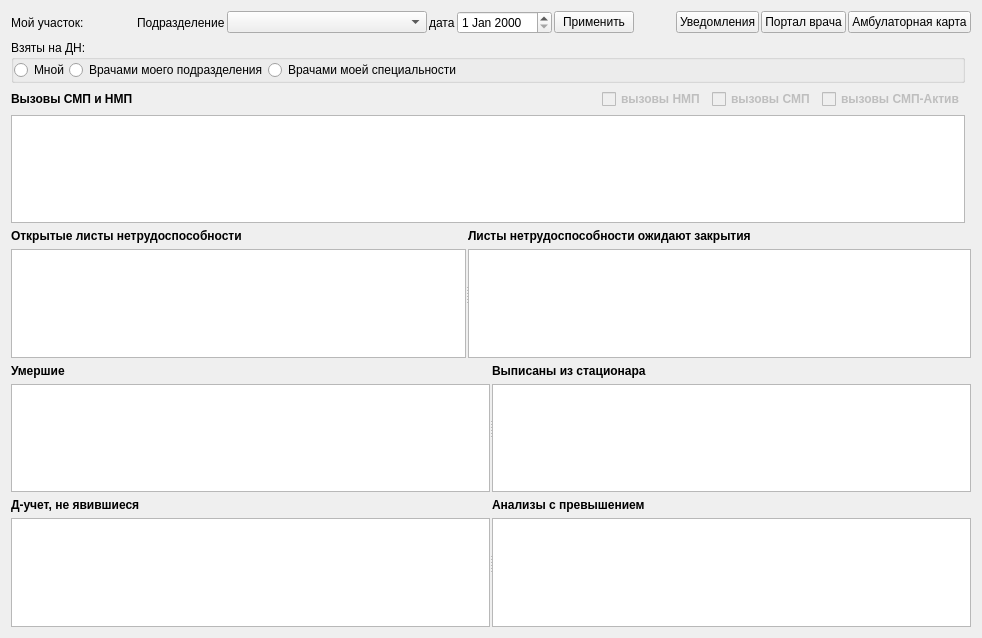
<?xml version="1.0" encoding="UTF-8"?>
<ui version="4.0">
 <class>MyDoctorArea</class>
 <widget class="QWidget" name="MyDoctorArea">
  <property name="geometry">
   <rect>
    <x>0</x>
    <y>0</y>
    <width>982</width>
    <height>638</height>
   </rect>
  </property>
  <property name="windowTitle">
   <string>Мой врачебный участок</string>
  </property>
  <layout class="QGridLayout" name="gridLayout_2">
   <item row="0" column="0" colspan="2">
    <layout class="QHBoxLayout" name="horizontalLayout_3" stretch="2,0,0">
     <property name="spacing">
      <number>2</number>
     </property>
     <item>
      <widget class="QLabel" name="lblMyAreas">
       <property name="text">
        <string>Мой участок:</string>
       </property>
       <property name="wordWrap">
        <bool>true</bool>
       </property>
      </widget>
     </item>
     <item>
      <layout class="QHBoxLayout" name="horizontalLayout">
       <item>
        <spacer name="horizontalSpacer_3">
         <property name="orientation">
          <enum>Qt::Horizontal</enum>
         </property>
         <property name="sizeHint" stdset="0">
          <size>
           <width>40</width>
           <height>20</height>
          </size>
         </property>
        </spacer>
       </item>
       <item>
        <widget class="QLabel" name="lblOrgStructure">
         <property name="text">
          <string>Подразделение</string>
         </property>
         <property name="buddy">
          <cstring>cmbOrgStructure</cstring>
         </property>
        </widget>
       </item>
       <item>
        <widget class="CAreaComboBox" name="cmbOrgStructure">
         <property name="sizePolicy">
          <sizepolicy hsizetype="Preferred" vsizetype="Fixed">
           <horstretch>0</horstretch>
           <verstretch>0</verstretch>
          </sizepolicy>
         </property>
         <property name="minimumSize">
          <size>
           <width>200</width>
           <height>0</height>
          </size>
         </property>
         <property name="sizeAdjustPolicy">
          <enum>QComboBox::AdjustToContents</enum>
         </property>
        </widget>
       </item>
       <item>
        <widget class="QLabel" name="lblDate">
         <property name="text">
          <string>дата</string>
         </property>
        </widget>
       </item>
       <item>
        <widget class="CDateEdit" name="edtDate"/>
       </item>
       <item>
        <widget class="QPushButton" name="btnApply">
         <property name="text">
          <string>Применить</string>
         </property>
        </widget>
       </item>
       <item>
        <spacer name="horizontalSpacer_2">
         <property name="orientation">
          <enum>Qt::Horizontal</enum>
         </property>
         <property name="sizeHint" stdset="0">
          <size>
           <width>40</width>
           <height>20</height>
          </size>
         </property>
        </spacer>
       </item>
      </layout>
     </item>
     <item>
      <layout class="QHBoxLayout" name="horizontalLayout_2">
       <item>
        <widget class="QPushButton" name="btnNotifications">
         <property name="text">
          <string>Уведомления</string>
         </property>
        </widget>
       </item>
       <item>
        <widget class="QPushButton" name="btnDoctorPortal">
         <property name="text">
          <string>Портал врача</string>
         </property>
        </widget>
       </item>
       <item>
        <widget class="QPushButton" name="btnAmbulatoryCard">
         <property name="text">
          <string>Амбулаторная карта</string>
         </property>
        </widget>
       </item>
      </layout>
     </item>
    </layout>
   </item>
   <item row="1" column="0">
    <layout class="QHBoxLayout" name="horizontalLayout_Radio" stretch="0">
     <item>
      <widget class="QGroupBox" name="groupBox_Observed">
       <property name="title">
        <string>Взяты на ДН:</string>
       </property>
       <layout class="QHBoxLayout" name="horizontalLayout_4">
        <property name="spacing">
         <number>0</number>
        </property>
        <property name="leftMargin">
         <number>0</number>
        </property>
        <property name="topMargin">
         <number>0</number>
        </property>
        <property name="rightMargin">
         <number>0</number>
        </property>
        <property name="bottomMargin">
         <number>0</number>
        </property>
        <item>
         <widget class="QRadioButton" name="chkMyObserved">
          <property name="text">
           <string>Мной</string>
          </property>
         </widget>
        </item>
        <item>
         <widget class="QRadioButton" name="chkOrgStrObserved">
          <property name="text">
           <string>Врачами моего подразделения</string>
          </property>
         </widget>
        </item>
        <item>
         <widget class="QRadioButton" name="chkSpecObserved">
          <property name="text">
           <string>Врачами моей специальности</string>
          </property>
         </widget>
        </item>
        <item>
         <spacer name="horizontalSpacer">
          <property name="orientation">
           <enum>Qt::Horizontal</enum>
          </property>
          <property name="sizeHint" stdset="0">
           <size>
            <width>40</width>
            <height>20</height>
           </size>
          </property>
         </spacer>
        </item>
       </layout>
      </widget>
     </item>
    </layout>
   </item>
   <item row="2" column="0">
    <layout class="QGridLayout" name="gridLayout">
     <property name="spacing">
      <number>6</number>
     </property>
     <item row="0" column="0">
      <widget class="QLabel" name="lblEmergency">
       <property name="sizePolicy">
        <sizepolicy hsizetype="Preferred" vsizetype="Preferred">
         <horstretch>0</horstretch>
         <verstretch>0</verstretch>
        </sizepolicy>
       </property>
       <property name="font">
        <font>
         <weight>75</weight>
         <italic>false</italic>
         <bold>true</bold>
         <underline>false</underline>
         <kerning>true</kerning>
        </font>
       </property>
       <property name="text">
        <string>Вызовы СМП и НМП </string>
       </property>
       <property name="buddy">
        <cstring>tblEmergencyCalls</cstring>
       </property>
      </widget>
     </item>
     <item row="2" column="0" colspan="5">
      <widget class="CInDocTableView" name="tblEmergencyCalls"/>
     </item>
     <item row="0" column="3">
      <widget class="QCheckBox" name="chkSMPColor">
       <property name="enabled">
        <bool>false</bool>
       </property>
       <property name="sizePolicy">
        <sizepolicy hsizetype="Maximum" vsizetype="Fixed">
         <horstretch>0</horstretch>
         <verstretch>0</verstretch>
        </sizepolicy>
       </property>
       <property name="font">
        <font>
         <weight>75</weight>
         <bold>true</bold>
        </font>
       </property>
       <property name="text">
        <string>вызовы СМП</string>
       </property>
       <property name="checkable">
        <bool>false</bool>
       </property>
      </widget>
     </item>
     <item row="0" column="2">
      <widget class="QCheckBox" name="chkNMPColor">
       <property name="enabled">
        <bool>false</bool>
       </property>
       <property name="sizePolicy">
        <sizepolicy hsizetype="Maximum" vsizetype="Fixed">
         <horstretch>0</horstretch>
         <verstretch>0</verstretch>
        </sizepolicy>
       </property>
       <property name="font">
        <font>
         <weight>75</weight>
         <bold>true</bold>
        </font>
       </property>
       <property name="text">
        <string>вызовы НМП</string>
       </property>
       <property name="checkable">
        <bool>false</bool>
       </property>
      </widget>
     </item>
     <item row="0" column="4">
      <widget class="QCheckBox" name="chkSMPActiveColor">
       <property name="enabled">
        <bool>false</bool>
       </property>
       <property name="sizePolicy">
        <sizepolicy hsizetype="Maximum" vsizetype="Fixed">
         <horstretch>0</horstretch>
         <verstretch>0</verstretch>
        </sizepolicy>
       </property>
       <property name="font">
        <font>
         <weight>75</weight>
         <bold>true</bold>
        </font>
       </property>
       <property name="text">
        <string>вызовы СМП-Актив</string>
       </property>
       <property name="checkable">
        <bool>false</bool>
       </property>
      </widget>
     </item>
    </layout>
   </item>
   <item row="3" column="0" colspan="2">
    <widget class="QSplitter" name="splitter_2">
     <property name="orientation">
      <enum>Qt::Horizontal</enum>
     </property>
     <property name="handleWidth">
      <number>2</number>
     </property>
     <widget class="QWidget" name="layoutWidget">
      <layout class="QVBoxLayout" name="verticalLayout_3">
       <item>
        <widget class="QLabel" name="lblOpenedTempInvalidDocuments">
         <property name="font">
          <font>
           <weight>75</weight>
           <italic>false</italic>
           <bold>true</bold>
           <underline>false</underline>
           <kerning>true</kerning>
          </font>
         </property>
         <property name="text">
          <string>Открытые листы нетрудоспособности</string>
         </property>
         <property name="buddy">
          <cstring>tblOpenedTempInvalidDocuments</cstring>
         </property>
        </widget>
       </item>
       <item>
        <widget class="CInDocTableView" name="tblOpenedTempInvalidDocuments"/>
       </item>
      </layout>
     </widget>
     <widget class="QWidget" name="layoutWidget">
      <layout class="QVBoxLayout" name="verticalLayout_4">
       <item>
        <widget class="QLabel" name="lblForCloseTempInvalidDocuments">
         <property name="font">
          <font>
           <weight>75</weight>
           <italic>false</italic>
           <bold>true</bold>
           <underline>false</underline>
           <kerning>true</kerning>
          </font>
         </property>
         <property name="text">
          <string>Листы нетрудоспособности ожидают закрытия</string>
         </property>
         <property name="buddy">
          <cstring>tblForCloseTempInvalidDocuments</cstring>
         </property>
        </widget>
       </item>
       <item>
        <widget class="CInDocTableView" name="tblForCloseTempInvalidDocuments"/>
       </item>
      </layout>
     </widget>
    </widget>
   </item>
   <item row="4" column="0" colspan="2">
    <widget class="QSplitter" name="splitter_3">
     <property name="orientation">
      <enum>Qt::Horizontal</enum>
     </property>
     <property name="handleWidth">
      <number>2</number>
     </property>
     <widget class="QWidget" name="layoutWidget">
      <layout class="QVBoxLayout" name="verticalLayout_5">
       <item>
        <widget class="QLabel" name="lblDeaths">
         <property name="font">
          <font>
           <weight>75</weight>
           <italic>false</italic>
           <bold>true</bold>
           <underline>false</underline>
           <kerning>true</kerning>
          </font>
         </property>
         <property name="text">
          <string>Умершие</string>
         </property>
         <property name="buddy">
          <cstring>tblDeaths</cstring>
         </property>
        </widget>
       </item>
       <item>
        <widget class="CInDocTableView" name="tblDeaths"/>
       </item>
      </layout>
     </widget>
     <widget class="QWidget" name="layoutWidget">
      <layout class="QVBoxLayout" name="verticalLayout_6">
       <item>
        <widget class="QLabel" name="lblLeavedStationary">
         <property name="font">
          <font>
           <weight>75</weight>
           <italic>false</italic>
           <bold>true</bold>
           <underline>false</underline>
           <kerning>true</kerning>
          </font>
         </property>
         <property name="text">
          <string>Выписаны из стационара</string>
         </property>
         <property name="buddy">
          <cstring>tblLeavedStationary</cstring>
         </property>
        </widget>
       </item>
       <item>
        <widget class="CInDocTableView" name="tblLeavedStationary"/>
       </item>
      </layout>
     </widget>
    </widget>
   </item>
   <item row="5" column="0" colspan="2">
    <widget class="QSplitter" name="splitter_4">
     <property name="orientation">
      <enum>Qt::Horizontal</enum>
     </property>
     <property name="handleWidth">
      <number>2</number>
     </property>
     <widget class="QWidget" name="layoutWidget">
      <layout class="QVBoxLayout" name="verticalLayout_7">
       <item>
        <widget class="QLabel" name="lblDispansAbsent">
         <property name="font">
          <font>
           <weight>75</weight>
           <italic>false</italic>
           <bold>true</bold>
           <underline>false</underline>
           <kerning>true</kerning>
          </font>
         </property>
         <property name="text">
          <string>Д-учет, не явившиеся</string>
         </property>
         <property name="buddy">
          <cstring>tblDispansAbsent</cstring>
         </property>
        </widget>
       </item>
       <item>
        <widget class="CInDocTableView" name="tblDispansAbsent"/>
       </item>
      </layout>
     </widget>
     <widget class="QWidget" name="layoutWidget">
      <layout class="QVBoxLayout" name="verticalLayout_8">
       <item>
        <widget class="QLabel" name="lblBadTest">
         <property name="font">
          <font>
           <weight>75</weight>
           <italic>false</italic>
           <bold>true</bold>
           <underline>false</underline>
           <kerning>true</kerning>
          </font>
         </property>
         <property name="text">
          <string>Анализы с превышением</string>
         </property>
         <property name="buddy">
          <cstring>tblBadTest</cstring>
         </property>
        </widget>
       </item>
       <item>
        <widget class="CInDocTableView" name="tblBadTest"/>
       </item>
      </layout>
     </widget>
    </widget>
   </item>
  </layout>
 </widget>
 <customwidgets>
  <customwidget>
   <class>CDateEdit</class>
   <extends>QDateEdit</extends>
   <header>library/DateEdit</header>
  </customwidget>
  <customwidget>
   <class>CInDocTableView</class>
   <extends>QTableView</extends>
   <header location="global">library/InDocTable.h</header>
  </customwidget>
  <customwidget>
   <class>CAreaComboBox</class>
   <extends>QComboBox</extends>
   <header>Orgs/OrgStructComboBoxes</header>
  </customwidget>
 </customwidgets>
 <resources/>
 <connections/>
</ui>
